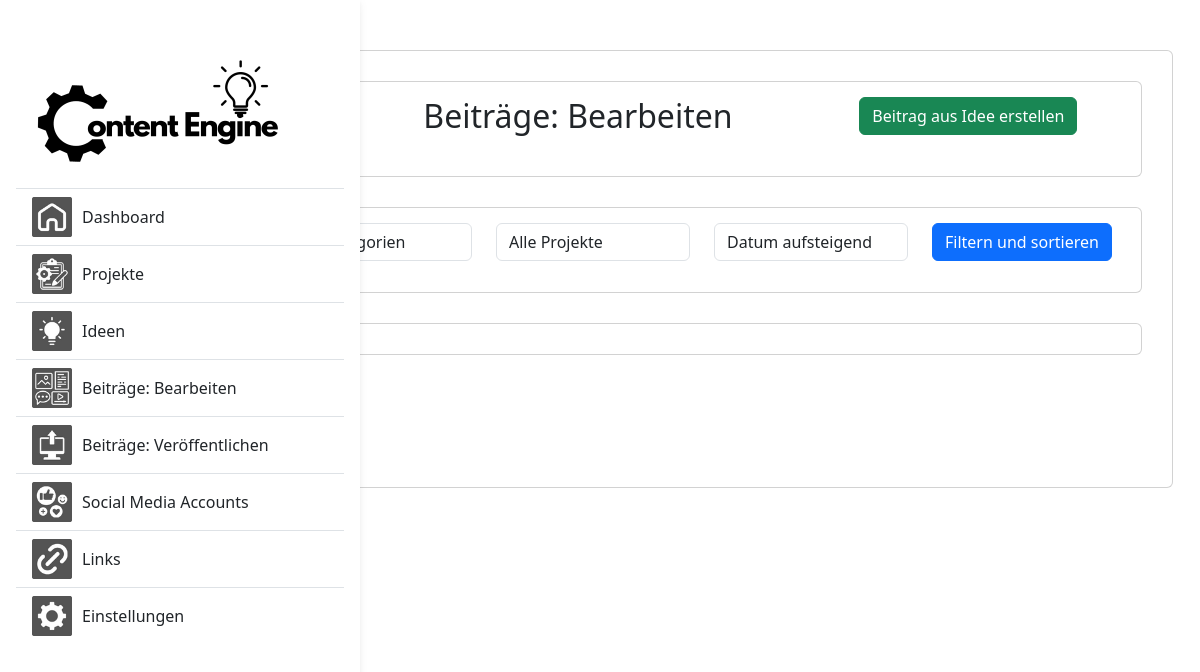
Before: /core/posts/ with the older database file.
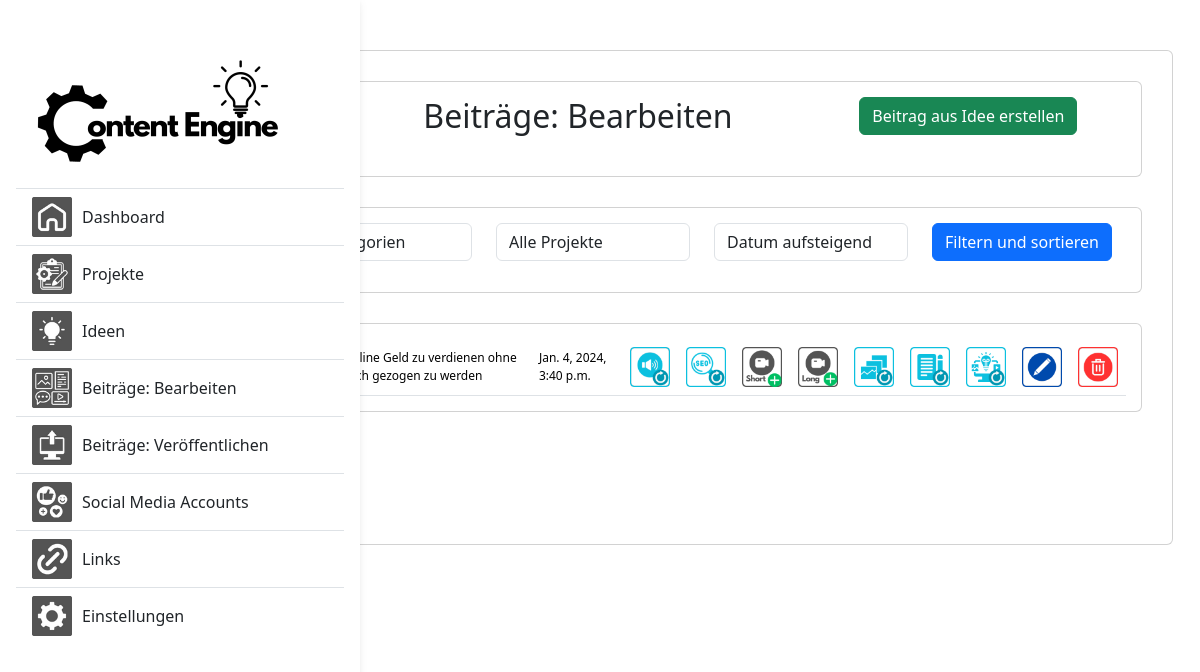
After: the same page with the newer database file.
### core/models.py (models this page shows, shortened)
class Post(models.Model):
    datetime = models.DateTimeField(null=True, blank=True)
    category = models.ForeignKey(Category, on_delete=models.CASCADE, null=True)
    post_type = models.CharField(max_length=255, null=True, blank=True)
    POST_TYPE_CHOICES = [
        ('1', 'Instagram Image'),
        ('2', 'Instagram Video'),
        ('3', 'Instagram Slider'),
    ]
    mode = models.ForeignKey(Mode, on_delete=models.CASCADE, null=True, blank=True)
    theme = models.ForeignKey(Theme, on_delete=models.CASCADE, null=True)
    topic = models.ForeignKey(Topic, on_delete=models.CASCADE, null=True)
    IGPost = models.ForeignKey(IGPost, on_delete=models.CASCADE, null=True)
    Video = models.ForeignKey(Video, on_delete=models.CASCADE, null=True)
    audio = models.ForeignKey(AudioComment, on_delete=models.CASCADE, null=True)
    LongVideo = models.ForeignKey(LongVideo, on_delete=models.CASCADE, null=True)
    article = models.ForeignKey(Article, on_delete=models.CASCADE, null=True)
    hashtags = models.ManyToManyField(Hashtag, blank=True)  # Many-to-Many-Beziehung zu Hashtag
    keywords = models.ManyToManyField(Keyword, blank=True)  # Many-to-Many-Beziehung zu Hashtag
    meta = models.TextField(null=True)
    project = models.ForeignKey(Project, on_delete=models.CASCADE, null=True)
    instagram_publication = models.ForeignKey(InstagramPublication, on_delete=models.CASCADE, null=True)
    facebook_publication = models.ForeignKey(FacebookPublication, on_delete=models.CASCADE, null=True)
    pinterest_publication = models.ForeignKey(PinterestPublication, on_delete=models.CASCADE, null=True)
    youtube_publication = models.ForeignKey(YoutubePublication, on_delete=models.CASCADE, null=True)
    wordpress_publication = models.ForeignKey(WordpressPublication, on_delete=models.CASCADE, null=True)

class Topic(models.Model):
    name = models.CharField(max_length=255)
    description = models.TextField(null=True)
    date = models.DateField()

### core/views.py (the view)
# urls.py: path('posts/', views.list_posts, name='list_posts'),
def list_posts(request):
    project_id = request.GET.get('project')
    category_id = request.GET.get('category')
    sort_order = request.GET.get('sort', 'datetime_desc')  # Standardmäßig nach Datum absteigend sortieren
    posts_query = Post.objects.all()
    if category_id:
        posts_query = posts_query.filter(category_id=category_id)
    if project_id:
        posts_query = posts_query.filter(project_id=project_id)
    if sort_order == 'datetime_asc':
        posts_query = posts_query.order_by('datetime')
    elif sort_order == 'datetime_desc':
        posts_query = posts_query.order_by('-datetime')
    paginator = Paginator(posts_query, 10)
    page_number = request.GET.get('page')
    posts = paginator.get_page(page_number)
    categories = Category.objects.all()
    projects = Project.objects.all()
    return render(request, 'core/post_list.html', {
        'posts': posts,
        'categories': categories,
        'projects': projects,
        'selected_category': category_id,
        'sort_order': sort_order
    })

### core/templates/core/post_list.html (shortened to what the changed rows need)
{% extends 'base.html' %}
{% block content %}
{% load static %}
<div class="container">
    <div class="card">
        <div class="card">
            <div class="row">
                <div class="col-md-6">
                    <h2>Beiträge: Bearbeiten</h2>
                </div>
            </div>
        </div>
    <div class="row">
        <div class="col-12 mb-3 mb-lg-5">
            <div class="card table-nowrap table-card">
                <div class="table-responsive">
                    <table class="table mb-0">
                        <tbody>
                            {% for post in posts %}
                                <tr class="align-middle">
                                    <td class="font-size-12">{{ post.topic.name }}</td>
                                    <td class="font-size-12">{{ post.datetime }}</td>
                                   <td>
                                        <a href="{% url 'create_audio' post.id %}">
                                            <img src="{% if post.audio %}{% static 'core/audio_update.png' %}{% else %}{% static 'core/audio_create.png' %}{% endif %}" alt="SEO"class="icon-40px">
                                        </a>
                                   </td>
                                   <td>
                                        <a href="{% url 'create_seo' post.id %}">
                                            <img src="{% if post.hashtags.exists %}{% static 'core/seo_update.png' %}{% else %}{% static 'core/seo_create.png' %}{% endif %}" alt="SEO"class="icon-40px">
                                        </a>
                                   </td>
                                        <td>
                                        <a href="{% url 'create_ig_video' post.id %}">
                                            <img src="{% if post.Video %}{% static 'core/vid_short_update.png' %}{% else %}{% static 'core/vid_short_create.png' %}{% endif %}" alt="SEO"class="icon-40px">
                                        </a>
                                   </td>
                                    <td>
                                        <a href="{% url 'create_long_video' post.id %}">
                                            <img src="{% if post.Video %}{% static 'core/vid_long_update.png' %}{% else %}{% static 'core/vid_long_create.png' %}{% endif %}" alt="SEO"class="icon-40px">
                                        </a>
                                   </td>
                                    <td>
                                        <a href="{% url 'create_ig_post' post.id %}">
                                            <img src="{% if post.IGPost %}{% static 'core/slides_update.png' %}{% else %}{% static 'core/slides_create.png' %}{% endif %}" alt="SEO"class="icon-40px">
                                        </a>
                                   </td>
                                    <td>
                                        <a href="{% url 'create_article' post.id %}">
                                            <img src="{% if post.hashtags.exists %}{% static 'core/blog_post_update.png' %}{% else %}{% static 'core/blog_post_create.png' %}{% endif %}" alt="SEO"class="icon-40px">
                                        </a>
                                    </td>
                                    <td>
                                        <a href="{% url 'create_ig_post' post.id %}">
                                            <img src="{% if post.hashtags.exists %}{% static 'core/update_all.png' %}{% else %}{% static 'core/create_all.png' %}{% endif %}" alt="SEO"class="icon-40px">
                                        </a>
                                    </td>
                                    <td>
                                        <a href="{% url 'view_post' post.id %}">
                                            <img src="{% static 'core/edit.png' %}" alt="Edit"class="icon-40px">
                                        </a>
                                    </td>
                                 <td>
                                        <a href="{% url 'delete_post' post.id %}">
                                            <img src="{% static 'core/delete.png' %}" alt="Edit"class="icon-40px">
                                        </a>
                                    </td>
                                </tr>
                            {% endfor %}
                        </tbody>
                    </table>
                </div>
            </div>
        </div>
    </div>
</div>
           </div>
{% endblock %}

Changed rows visible on the page:
added Post: topic.name "Wege um Online Geld zu verdienen ohne über den Tisch gezogen zu werden", datetime "Jan. 4, 2024, 3:40 p.m."
